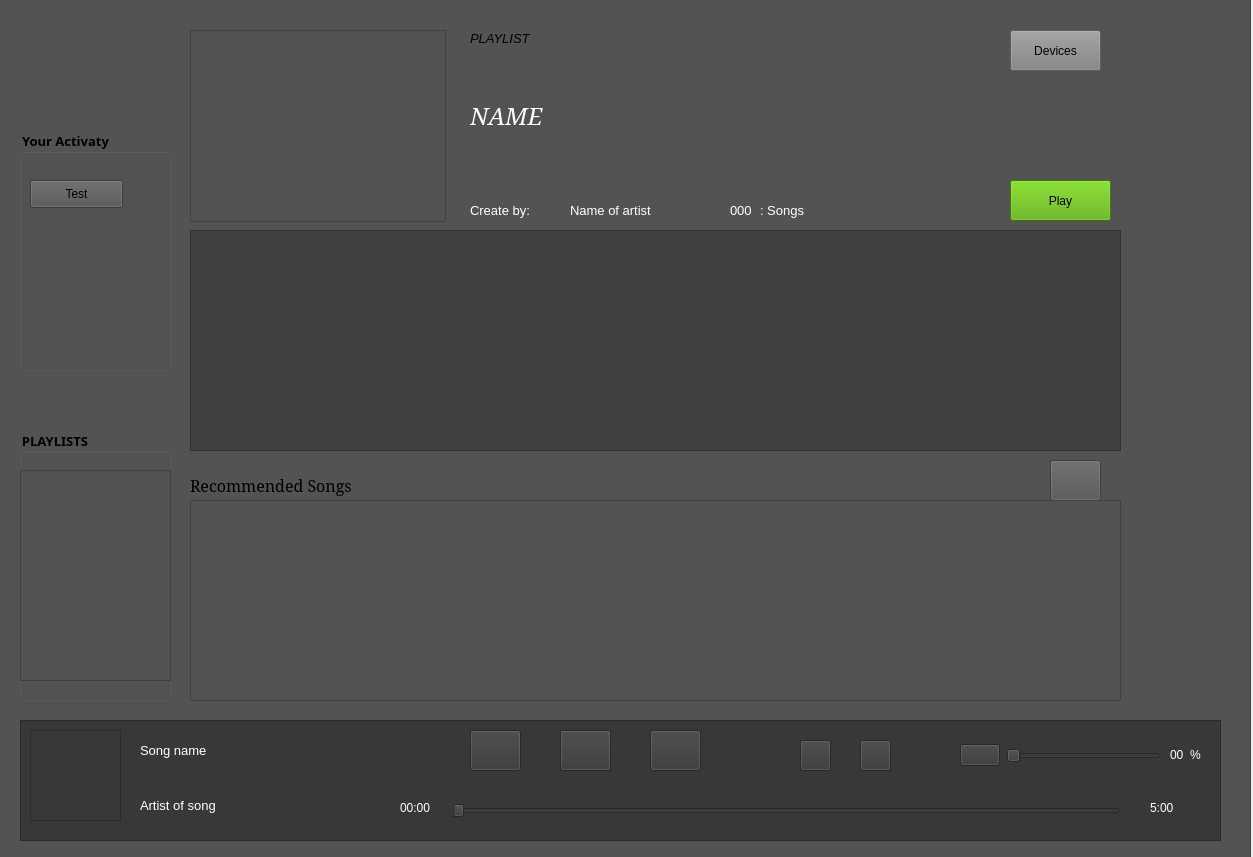
<?xml version="1.0" encoding="UTF-8"?>
<ui version="4.0">
 <class>Spotify</class>
 <widget class="QMainWindow" name="Spotify">
  <property name="geometry">
   <rect>
    <x>0</x>
    <y>0</y>
    <width>1253</width>
    <height>857</height>
   </rect>
  </property>
  <property name="font">
   <font>
    <family>Microsoft YaHei</family>
    <pointsize>10</pointsize>
   </font>
  </property>
  <property name="cursor">
   <cursorShape>ArrowCursor</cursorShape>
  </property>
  <property name="windowTitle">
   <string>Spotify</string>
  </property>
  <property name="windowIcon">
   <iconset resource="../resource/res_rc.qrc">
    <normaloff>:/icon/logo.png</normaloff>:/icon/logo.png</iconset>
  </property>
  <property name="autoFillBackground">
   <bool>false</bool>
  </property>
  <widget class="QWidget" name="centralwidget">
   <widget class="QFrame" name="frame">
    <property name="enabled">
     <bool>true</bool>
    </property>
    <property name="geometry">
     <rect>
      <x>-40</x>
      <y>-60</y>
      <width>1291</width>
      <height>921</height>
     </rect>
    </property>
    <property name="font">
     <font>
      <family>Myanmar Text</family>
      <italic>true</italic>
     </font>
    </property>
    <property name="mouseTracking">
     <bool>false</bool>
    </property>
    <property name="styleSheet">
     <string notr="true">background-color: rgb(83, 83, 83);</string>
    </property>
    <property name="frameShape">
     <enum>QFrame::StyledPanel</enum>
    </property>
    <property name="frameShadow">
     <enum>QFrame::Raised</enum>
    </property>
    <widget class="QGroupBox" name="group_box">
     <property name="geometry">
      <rect>
       <x>60</x>
       <y>490</y>
       <width>151</width>
       <height>271</height>
      </rect>
     </property>
     <property name="font">
      <font>
       <family>Myanmar Text</family>
       <pointsize>10</pointsize>
       <weight>75</weight>
       <bold>true</bold>
      </font>
     </property>
     <property name="title">
      <string>PLAYLISTS</string>
     </property>
     <widget class="QListWidget" name="playlists">
      <property name="geometry">
       <rect>
        <x>0</x>
        <y>40</y>
        <width>151</width>
        <height>211</height>
       </rect>
      </property>
      <property name="styleSheet">
       <string notr="true">color: rgb(255, 255, 255);</string>
      </property>
     </widget>
    </widget>
    <widget class="QGroupBox" name="activaty">
     <property name="geometry">
      <rect>
       <x>60</x>
       <y>190</y>
       <width>151</width>
       <height>241</height>
      </rect>
     </property>
     <property name="font">
      <font>
       <family>Myanmar Text</family>
       <pointsize>10</pointsize>
       <weight>75</weight>
       <bold>true</bold>
      </font>
     </property>
     <property name="title">
      <string>Your Activaty</string>
     </property>
     <widget class="QPushButton" name="Test">
      <property name="geometry">
       <rect>
        <x>10</x>
        <y>50</y>
        <width>93</width>
        <height>28</height>
       </rect>
      </property>
      <property name="text">
       <string>Test</string>
      </property>
     </widget>
    </widget>
    <widget class="QGraphicsView" name="logoplaylist">
     <property name="geometry">
      <rect>
       <x>230</x>
       <y>90</y>
       <width>256</width>
       <height>192</height>
      </rect>
     </property>
     <property name="styleSheet">
      <string notr="true">border-image: url(:/background/background.jpg);</string>
     </property>
    </widget>
    <widget class="QLabel" name="PLAYLIST">
     <property name="geometry">
      <rect>
       <x>510</x>
       <y>90</y>
       <width>81</width>
       <height>16</height>
      </rect>
     </property>
     <property name="font">
      <font>
       <pointsize>10</pointsize>
       <italic>true</italic>
      </font>
     </property>
     <property name="text">
      <string>PLAYLIST</string>
     </property>
    </widget>
    <widget class="QLabel" name="nameofplaylist">
     <property name="geometry">
      <rect>
       <x>510</x>
       <y>150</y>
       <width>251</width>
       <height>51</height>
      </rect>
     </property>
     <property name="font">
      <font>
       <family>Elephant</family>
       <pointsize>18</pointsize>
       <italic>true</italic>
      </font>
     </property>
     <property name="styleSheet">
      <string notr="true">color: rgb(255, 255, 255);</string>
     </property>
     <property name="text">
      <string>NAME</string>
     </property>
    </widget>
    <widget class="QLabel" name="label">
     <property name="geometry">
      <rect>
       <x>510</x>
       <y>250</y>
       <width>81</width>
       <height>41</height>
      </rect>
     </property>
     <property name="font">
      <font>
       <pointsize>10</pointsize>
      </font>
     </property>
     <property name="styleSheet">
      <string notr="true">color: rgb(255, 255, 255);</string>
     </property>
     <property name="text">
      <string>Create by:</string>
     </property>
    </widget>
    <widget class="QLabel" name="Nameofauther">
     <property name="geometry">
      <rect>
       <x>610</x>
       <y>250</y>
       <width>121</width>
       <height>41</height>
      </rect>
     </property>
     <property name="font">
      <font>
       <pointsize>10</pointsize>
      </font>
     </property>
     <property name="styleSheet">
      <string notr="true">color: rgb(255, 255, 255);</string>
     </property>
     <property name="text">
      <string>Name of artist</string>
     </property>
    </widget>
    <widget class="QLabel" name="numberofsongs">
     <property name="geometry">
      <rect>
       <x>770</x>
       <y>250</y>
       <width>31</width>
       <height>41</height>
      </rect>
     </property>
     <property name="font">
      <font>
       <pointsize>10</pointsize>
      </font>
     </property>
     <property name="styleSheet">
      <string notr="true">color: rgb(255, 255, 255);</string>
     </property>
     <property name="text">
      <string>000</string>
     </property>
    </widget>
    <widget class="QPushButton" name="playplaylist">
     <property name="geometry">
      <rect>
       <x>1050</x>
       <y>240</y>
       <width>101</width>
       <height>41</height>
      </rect>
     </property>
     <property name="styleSheet">
      <string notr="true">background-color: rgb(85, 170, 0);
selection-background-color: rgb(255, 85, 0);</string>
     </property>
     <property name="text">
      <string>Play</string>
     </property>
    </widget>
    <widget class="QLabel" name="label_2">
     <property name="geometry">
      <rect>
       <x>230</x>
       <y>530</y>
       <width>221</width>
       <height>31</height>
      </rect>
     </property>
     <property name="font">
      <font>
       <family>Elephant</family>
       <pointsize>12</pointsize>
      </font>
     </property>
     <property name="text">
      <string>Recommended Songs</string>
     </property>
    </widget>
    <widget class="QPushButton" name="refresher">
     <property name="geometry">
      <rect>
       <x>1090</x>
       <y>520</y>
       <width>51</width>
       <height>41</height>
      </rect>
     </property>
     <property name="cursor">
      <cursorShape>ArrowCursor</cursorShape>
     </property>
     <property name="mouseTracking">
      <bool>true</bool>
     </property>
     <property name="autoFillBackground">
      <bool>false</bool>
     </property>
     <property name="styleSheet">
      <string notr="true">border-image: url(:/icon/refresh.png);
selection-color: rgb(0, 255, 0);</string>
     </property>
     <property name="text">
      <string/>
     </property>
    </widget>
    <widget class="QFrame" name="frame_2">
     <property name="geometry">
      <rect>
       <x>60</x>
       <y>780</y>
       <width>1201</width>
       <height>121</height>
      </rect>
     </property>
     <property name="styleSheet">
      <string notr="true">background-color: rgb(56, 56, 56);</string>
     </property>
     <property name="frameShape">
      <enum>QFrame::StyledPanel</enum>
     </property>
     <property name="frameShadow">
      <enum>QFrame::Raised</enum>
     </property>
     <widget class="QGraphicsView" name="image_songs">
      <property name="geometry">
       <rect>
        <x>10</x>
        <y>10</y>
        <width>91</width>
        <height>91</height>
       </rect>
      </property>
     </widget>
     <widget class="QLabel" name="Songname">
      <property name="geometry">
       <rect>
        <x>120</x>
        <y>20</y>
        <width>301</width>
        <height>21</height>
       </rect>
      </property>
      <property name="font">
       <font>
        <pointsize>10</pointsize>
       </font>
      </property>
      <property name="styleSheet">
       <string notr="true">color: rgb(255, 255, 255);</string>
      </property>
      <property name="text">
       <string>Song name</string>
      </property>
     </widget>
     <widget class="QLabel" name="songauther">
      <property name="geometry">
       <rect>
        <x>120</x>
        <y>75</y>
        <width>251</width>
        <height>21</height>
       </rect>
      </property>
      <property name="font">
       <font>
        <pointsize>10</pointsize>
       </font>
      </property>
      <property name="styleSheet">
       <string notr="true">color: rgb(255, 255, 255);</string>
      </property>
      <property name="text">
       <string>Artist of song</string>
      </property>
     </widget>
     <widget class="QPushButton" name="playsong">
      <property name="geometry">
       <rect>
        <x>540</x>
        <y>10</y>
        <width>51</width>
        <height>41</height>
       </rect>
      </property>
      <property name="styleSheet">
       <string notr="true">border-image: url(:/icon/play.ico);</string>
      </property>
      <property name="text">
       <string/>
      </property>
     </widget>
     <widget class="QPushButton" name="nextsong">
      <property name="geometry">
       <rect>
        <x>630</x>
        <y>10</y>
        <width>51</width>
        <height>41</height>
       </rect>
      </property>
      <property name="styleSheet">
       <string notr="true">border-image: url(:/icon/next.ico);</string>
      </property>
      <property name="text">
       <string/>
      </property>
     </widget>
     <widget class="QSlider" name="progressofsong">
      <property name="geometry">
       <rect>
        <x>430</x>
        <y>80</y>
        <width>671</width>
        <height>22</height>
       </rect>
      </property>
      <property name="orientation">
       <enum>Qt::Horizontal</enum>
      </property>
     </widget>
     <widget class="QPushButton" name="previous_song">
      <property name="geometry">
       <rect>
        <x>450</x>
        <y>10</y>
        <width>51</width>
        <height>41</height>
       </rect>
      </property>
      <property name="layoutDirection">
       <enum>Qt::LeftToRight</enum>
      </property>
      <property name="styleSheet">
       <string notr="true">border-image: url(:/icon/previous.png);</string>
      </property>
      <property name="text">
       <string/>
      </property>
     </widget>
     <widget class="QLabel" name="fulltimeofsong">
      <property name="geometry">
       <rect>
        <x>1130</x>
        <y>80</y>
        <width>55</width>
        <height>16</height>
       </rect>
      </property>
      <property name="styleSheet">
       <string notr="true">color: rgb(255, 255, 255);</string>
      </property>
      <property name="text">
       <string>5:00</string>
      </property>
     </widget>
     <widget class="QLabel" name="progressinsong">
      <property name="geometry">
       <rect>
        <x>380</x>
        <y>80</y>
        <width>55</width>
        <height>16</height>
       </rect>
      </property>
      <property name="styleSheet">
       <string notr="true">color: rgb(255, 255, 255);</string>
      </property>
      <property name="text">
       <string>00:00</string>
      </property>
     </widget>
     <widget class="QWidget" name="horizontalLayoutWidget">
      <property name="geometry">
       <rect>
        <x>940</x>
        <y>20</y>
        <width>201</width>
        <height>31</height>
       </rect>
      </property>
      <layout class="QHBoxLayout" name="horizontalLayout">
       <item>
        <widget class="QPushButton" name="volume">
         <property name="styleSheet">
          <string notr="true">border-image: url(:/icon/volumeon.ico);</string>
         </property>
         <property name="text">
          <string/>
         </property>
        </widget>
       </item>
       <item>
        <widget class="QSlider" name="volumevalue">
         <property name="orientation">
          <enum>Qt::Horizontal</enum>
         </property>
        </widget>
       </item>
      </layout>
     </widget>
     <widget class="QPushButton" name="thumbdown">
      <property name="geometry">
       <rect>
        <x>840</x>
        <y>20</y>
        <width>31</width>
        <height>31</height>
       </rect>
      </property>
      <property name="styleSheet">
       <string notr="true">border-image: url(:/icon/thumbdown.ico);</string>
      </property>
      <property name="text">
       <string/>
      </property>
     </widget>
     <widget class="QPushButton" name="thumbup">
      <property name="geometry">
       <rect>
        <x>780</x>
        <y>20</y>
        <width>31</width>
        <height>31</height>
       </rect>
      </property>
      <property name="styleSheet">
       <string notr="true">border-image: url(:/icon/thumbup.ico);</string>
      </property>
      <property name="text">
       <string/>
      </property>
     </widget>
     <widget class="QLabel" name="volume_pertg">
      <property name="geometry">
       <rect>
        <x>1150</x>
        <y>20</y>
        <width>21</width>
        <height>29</height>
       </rect>
      </property>
      <property name="styleSheet">
       <string notr="true">color: rgb(255, 255, 255);</string>
      </property>
      <property name="text">
       <string>00</string>
      </property>
     </widget>
     <widget class="QLabel" name="label_4">
      <property name="geometry">
       <rect>
        <x>1170</x>
        <y>20</y>
        <width>21</width>
        <height>29</height>
       </rect>
      </property>
      <property name="styleSheet">
       <string notr="true">color: rgb(255, 255, 255);</string>
      </property>
      <property name="text">
       <string>%</string>
      </property>
     </widget>
    </widget>
    <widget class="QLabel" name="label_5">
     <property name="geometry">
      <rect>
       <x>800</x>
       <y>260</y>
       <width>55</width>
       <height>21</height>
      </rect>
     </property>
     <property name="font">
      <font>
       <pointsize>10</pointsize>
      </font>
     </property>
     <property name="styleSheet">
      <string notr="true">color: rgb(255, 255, 255);</string>
     </property>
     <property name="text">
      <string>: Songs</string>
     </property>
    </widget>
    <widget class="QTableWidget" name="playlists_details">
     <property name="geometry">
      <rect>
       <x>230</x>
       <y>290</y>
       <width>931</width>
       <height>221</height>
      </rect>
     </property>
     <property name="font">
      <font>
       <family>Segoe UI</family>
       <pointsize>8</pointsize>
       <weight>50</weight>
       <italic>false</italic>
       <bold>false</bold>
      </font>
     </property>
     <property name="autoFillBackground">
      <bool>true</bool>
     </property>
     <property name="styleSheet">
      <string notr="true">background-color: rgb(65, 65, 65);
font: 8pt &quot;Segoe UI&quot;;</string>
     </property>
     <property name="showGrid">
      <bool>false</bool>
     </property>
    </widget>
    <widget class="QTableWidget" name="Recommender">
     <property name="geometry">
      <rect>
       <x>230</x>
       <y>560</y>
       <width>931</width>
       <height>201</height>
      </rect>
     </property>
    </widget>
    <widget class="QToolButton" name="devices">
     <property name="geometry">
      <rect>
       <x>1050</x>
       <y>90</y>
       <width>91</width>
       <height>41</height>
      </rect>
     </property>
     <property name="styleSheet">
      <string notr="true">background-color: rgb(129, 129, 129);</string>
     </property>
     <property name="text">
      <string>Devices</string>
     </property>
     <property name="shortcut">
      <string>F5</string>
     </property>
    </widget>
   </widget>
  </widget>
  <action name="actionKaishi">
   <property name="text">
    <string>kaishi</string>
   </property>
  </action>
  <action name="actionJieshu">
   <property name="text">
    <string>jieshu</string>
   </property>
  </action>
 </widget>
 <resources>
  <include location="../resource/res_rc.qrc"/>
 </resources>
 <connections/>
 <slots>
  <signal>clic_self()</signal>
 </slots>
</ui>
